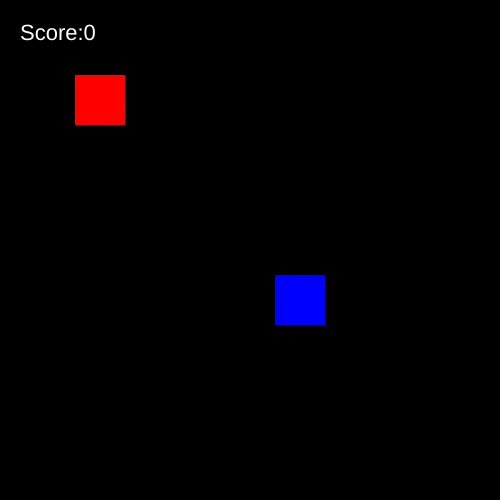
Frame 1 (no input)
Frame 60 (no input): identical to frame 1, image omitted
Frame 120 (the mouse pressed at the canvas centre since frame 60): identical to frame 1, image omitted

The p5.js sketch that drew this single still picture (run headless with seeded random() and noise() and a simulated clock; from frame 60 on, the mouse is pressed at the canvas centre):

// p5.js sketch
// ── sketch.js
let myXPos = 100;
let myYPos = 100;
let enemyXPos = 300;
let enemyYPos = 300;
let score = 0;

let myLeft, myRight, myTop, myBottom;
let enemyLeft, enemyRight, enemyTop, enemyBottom;

function setup() {
   createCanvas(500, 500);
   noStroke();


   rectMode(CENTER);
}


function draw() {
   background(0);


   fill(0, 0, 255);
   rect(enemyXPos, enemyYPos, 50, 50);


   fill(255, 0, 0);
   rect(myXPos, myYPos, 50, 50);


   if (keyIsDown(LEFT_ARROW)) {
       myXPos -= 3;
   }


   if (keyIsDown(RIGHT_ARROW)) {
       myXPos += 3;
   }


   if (keyIsDown(UP_ARROW)) {
       myYPos -= 3;
   }


   if (keyIsDown(DOWN_ARROW)) {
       myYPos += 3;
   }
   
   myLeft = myXPos - 25;
   myRight = myXPos + 25;
   myTop = myYPos - 25;
   myBottom = myYPos + 25;

   enemyLeft = enemyXPos - 25;
   enemyRight = enemyXPos + 25;
   enemyTop = enemyYPos - 25;
   enemyBottom = enemyYPos + 25;

   if (myLeft > enemyRight || myRight < enemyLeft || myTop > enemyBottom || myBottom < enemyTop) {
        fill(255,255,255);
        textSize(22);
        text("Score:" + score, 20, 40); 

   }


   else {
    score++
       /*fill(random(255), random(255), random(255));
       textSize(22);
       text("I'm colliding with my enemy. Ouch!", 140, 480); */
       enemyXPos = random(0,500);
       enemyYPos = random(0,500);
       rect(enemyXPos, enemyYPos, 50, 50);

   }

}
